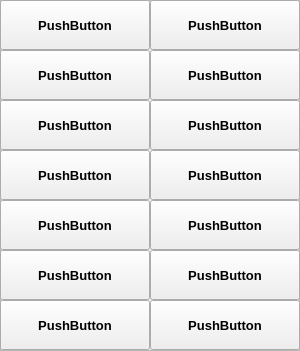
   <widget class="QFrame" name="frame_2">
    <property name="geometry">
     <rect>
      <x>310</x>
      <y>280</y>
      <width>300</width>
      <height>351</height>
     </rect>
    </property>
    <property name="frameShape">
     <enum>QFrame::StyledPanel</enum>
    </property>
    <property name="frameShadow">
     <enum>QFrame::Raised</enum>
    </property>
    <widget class="QPushButton" name="PB_Item">
     <property name="geometry">
      <rect>
       <x>0</x>
       <y>0</y>
       <width>150</width>
       <height>50</height>
      </rect>
     </property>
     <property name="font">
      <font>
       <pointsize>10</pointsize>
       <weight>75</weight>
       <bold>true</bold>
      </font>
     </property>
     <property name="text">
      <string>PushButton</string>
     </property>
    </widget>
    <widget class="QPushButton" name="PB_Item_2">
     <property name="geometry">
      <rect>
       <x>150</x>
       <y>0</y>
       <width>150</width>
       <height>50</height>
      </rect>
     </property>
     <property name="font">
      <font>
       <pointsize>10</pointsize>
       <weight>75</weight>
       <bold>true</bold>
      </font>
     </property>
     <property name="text">
      <string>PushButton</string>
     </property>
    </widget>
    <widget class="QPushButton" name="PB_Item_3">
     <property name="geometry">
      <rect>
       <x>0</x>
       <y>50</y>
       <width>150</width>
       <height>50</height>
      </rect>
     </property>
     <property name="font">
      <font>
       <pointsize>10</pointsize>
       <weight>75</weight>
       <bold>true</bold>
      </font>
     </property>
     <property name="text">
      <string>PushButton</string>
     </property>
    </widget>
    <widget class="QPushButton" name="PB_Item_4">
     <property name="geometry">
      <rect>
       <x>150</x>
       <y>50</y>
       <width>150</width>
       <height>50</height>
      </rect>
     </property>
     <property name="font">
      <font>
       <pointsize>10</pointsize>
       <weight>75</weight>
       <bold>true</bold>
      </font>
     </property>
     <property name="text">
      <string>PushButton</string>
     </property>
    </widget>
    <widget class="QPushButton" name="PB_Item_5">
     <property name="geometry">
      <rect>
       <x>0</x>
       <y>100</y>
       <width>150</width>
       <height>50</height>
      </rect>
     </property>
     <property name="font">
      <font>
       <pointsize>10</pointsize>
       <weight>75</weight>
       <bold>true</bold>
      </font>
     </property>
     <property name="text">
      <string>PushButton</string>
     </property>
    </widget>
    <widget class="QPushButton" name="PB_Item_6">
     <property name="geometry">
      <rect>
       <x>150</x>
       <y>100</y>
       <width>150</width>
       <height>50</height>
      </rect>
     </property>
     <property name="font">
      <font>
       <pointsize>10</pointsize>
       <weight>75</weight>
       <bold>true</bold>
      </font>
     </property>
     <property name="text">
      <string>PushButton</string>
     </property>
    </widget>
    <widget class="QPushButton" name="PB_Item_7">
     <property name="geometry">
      <rect>
       <x>0</x>
       <y>150</y>
       <width>150</width>
       <height>50</height>
      </rect>
     </property>
     <property name="font">
      <font>
       <pointsize>10</pointsize>
       <weight>75</weight>
       <bold>true</bold>
      </font>
     </property>
     <property name="text">
      <string>PushButton</string>
     </property>
    </widget>
    <widget class="QPushButton" name="PB_Item_8">
     <property name="geometry">
      <rect>
       <x>150</x>
       <y>150</y>
       <width>150</width>
       <height>50</height>
      </rect>
     </property>
     <property name="font">
      <font>
       <pointsize>10</pointsize>
       <weight>75</weight>
       <bold>true</bold>
      </font>
     </property>
     <property name="text">
      <string>PushButton</string>
     </property>
    </widget>
    <widget class="QPushButton" name="PB_Item_9">
     <property name="geometry">
      <rect>
       <x>0</x>
       <y>200</y>
       <width>150</width>
       <height>50</height>
      </rect>
     </property>
     <property name="font">
      <font>
       <pointsize>10</pointsize>
       <weight>75</weight>
       <bold>true</bold>
      </font>
     </property>
     <property name="text">
      <string>PushButton</string>
     </property>
    </widget>
    <widget class="QPushButton" name="PB_Item_10">
     <property name="geometry">
      <rect>
       <x>150</x>
       <y>200</y>
       <width>150</width>
       <height>50</height>
      </rect>
     </property>
     <property name="font">
      <font>
       <pointsize>10</pointsize>
       <weight>75</weight>
       <bold>true</bold>
      </font>
     </property>
     <property name="text">
      <string>PushButton</string>
     </property>
    </widget>
    <widget class="QPushButton" name="PB_Item_11">
     <property name="geometry">
      <rect>
       <x>0</x>
       <y>250</y>
       <width>150</width>
       <height>50</height>
      </rect>
     </property>
     <property name="font">
      <font>
       <pointsize>10</pointsize>
       <weight>75</weight>
       <bold>true</bold>
      </font>
     </property>
     <property name="text">
      <string>PushButton</string>
     </property>
    </widget>
    <widget class="QPushButton" name="PB_Item_12">
     <property name="geometry">
      <rect>
       <x>150</x>
       <y>250</y>
       <width>150</width>
       <height>50</height>
      </rect>
     </property>
     <property name="font">
      <font>
       <pointsize>10</pointsize>
       <weight>75</weight>
       <bold>true</bold>
      </font>
     </property>
     <property name="text">
      <string>PushButton</string>
     </property>
    </widget>
    <widget class="QPushButton" name="PB_Item_13">
     <property name="geometry">
      <rect>
       <x>0</x>
       <y>300</y>
       <width>150</width>
       <height>50</height>
      </rect>
     </property>
     <property name="font">
      <font>
       <pointsize>10</pointsize>
       <weight>75</weight>
       <bold>true</bold>
      </font>
     </property>
     <property name="text">
      <string>PushButton</string>
     </property>
    </widget>
    <widget class="QPushButton" name="PB_Item_14">
     <property name="geometry">
      <rect>
       <x>150</x>
       <y>300</y>
       <width>150</width>
       <height>50</height>
      </rect>
     </property>
     <property name="font">
      <font>
       <pointsize>10</pointsize>
       <weight>75</weight>
       <bold>true</bold>
      </font>
     </property>
     <property name="text">
      <string>PushButton</string>
     </property>
    </widget>
   </widget>
